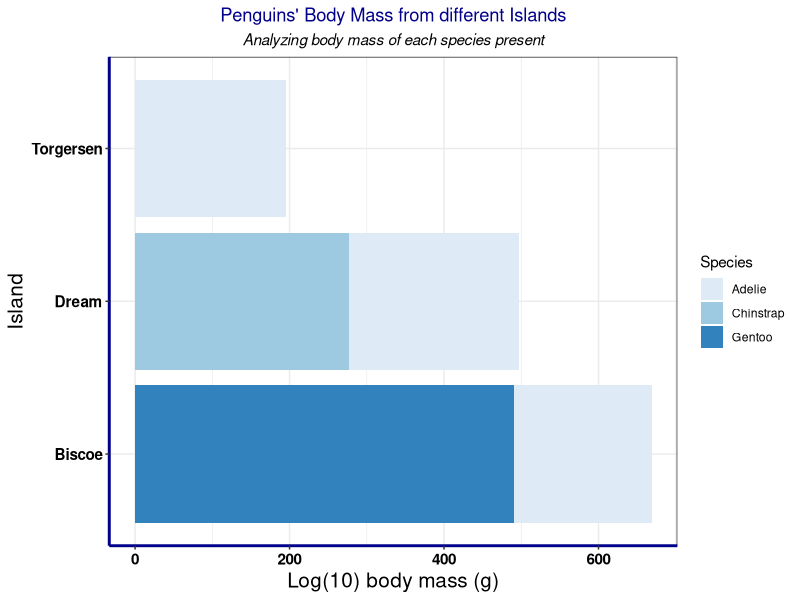
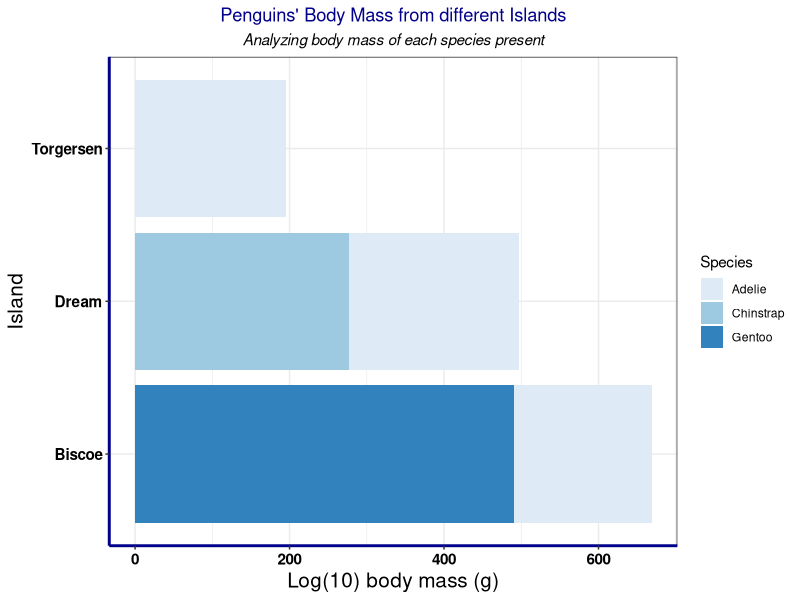

These charts were generated, in order, by the following R code:
################################################################
### Today we are learning dplyr package -- with the group
### Created by: Joynaline Hart
### Created on: 2022-02-15
###############################################################

#### Load Libraries ######
library(palmerpenguins)
library(tidyverse)
library(here)

### Load data ######
# The data is part of the package and is called penguins
glimpse(penguins)

### Calculate the mean and variance of body mass by species, island, sex without NAs #####
penguins_meanvar <- penguins %>% #calling out penguin dataframe
                      group_by (species, island, sex) %>% #selecting certain columns
                      drop_na(species) %>% #removing NAs from species
                      drop_na(island) %>% #removing NAs from island
                      drop_na(sex) %>% #removing NAs from sex
                      summarise(mean_body_mass = mean(body_mass_g, na.rm=TRUE), #calculating mean from body mass
                      variance_body_mass = var(body_mass_g, na.rm=TRUE)) #calculating variance from body mass
view(penguins_meanvar)   #viewing the object done above

### Filter out male penguins #####
penguins %>% #calling out penguin dataframe
  filter (sex=="female") %>%  #filtering female and leaving male
  mutate (log_mass = log(body_mass_g)) %>% #calculating for logmass
  select (Species = species, Island = island, Sex = sex, log_mass) %>% #selecting only certain columns; changing s to S and so on
  ggplot (aes(x=Island, #setting x equal to Island
              y=log_mass, #setting y equal to log mass
              fill = Species)) + #coloring the Species
  geom_bar(stat="identity") + #making a bar graph
  theme_bw()+  #setting the theme to black and white
  coord_flip() + #flipping the coordinate
  theme(axis.text = element_text(size = 11,  #apply to every texts seen
                                 color = "black", 
                                 face = "bold"),
        axis.line = element_line(color = "darkblue", #specific for axis line 
                                 size = 1,
                                 linetype = "solid"),
        plot.title = element_text(color = "darkblue", #changing the plot title's color and adjusting its placement
                                  hjust = 0.5),
        plot.subtitle = element_text(color="black",  #changing the subtitle's color and adjusting its placement; changed size and bolded it
                                     size = 11, 
                                     face = "italic", 
                                     hjust = 0.5),
        axis.title=element_text(size=15)) +            #changing the axis title's color and bolding it
  labs(title = "Penguins' Body Mass from different Islands",  #setting what the title is
       subtitle = "Analyzing body mass of each species present", #setting what the subtitle says
       x = "Island", #setting what the x-axis is all about
       y = "Log(10) body mass (g)") + #setting what the y-axis is all about
  scale_fill_brewer ()  #setting the color scales to the blue palette
  
ggsave(here("Week_4", "Output", "Week4_Penguiun_Bodymass_vs_Island.png"),  #saving the plot
       width=7, height=5)   #setting the size of the plot
